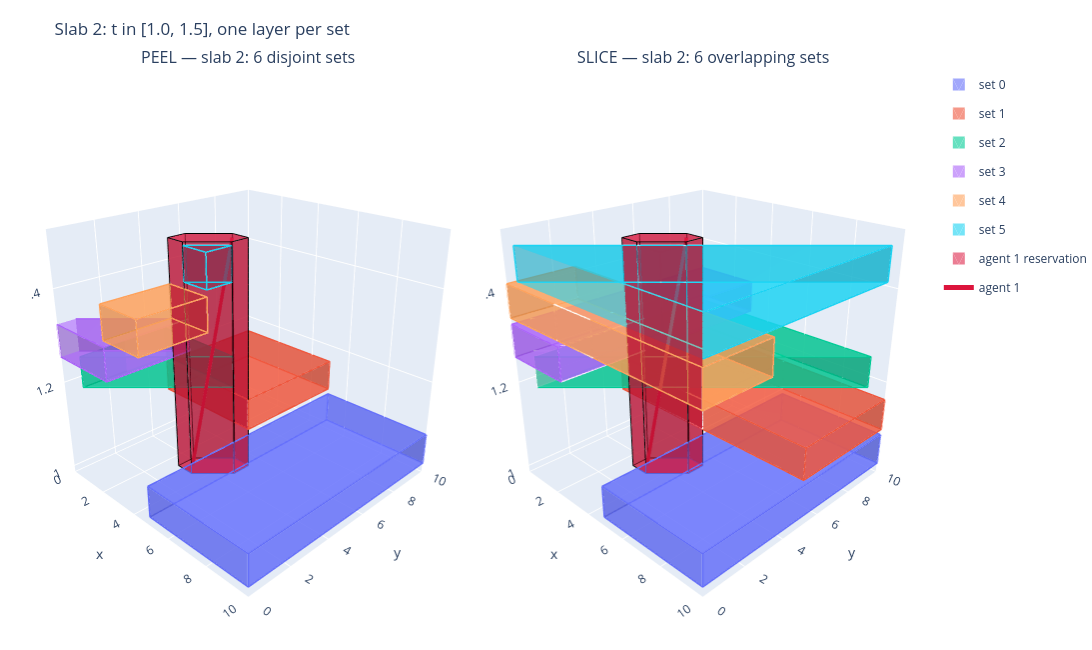

The notebook cell this image was saved under:
### Markdown cell above
### One slab, side by side

Zoomed to a single slab — the space between two timesteps `k*Delta` and
`(k+1)*Delta` — with peel on the left and slice on the right. Here the
slab's time window is split into one thin layer per set, stacked in facet
order, so every set is visible in full instead of hidden inside the others
(the layering is visual only; every set really spans the whole window).
Looking down the stack: peel's layers each cover a different patch of the
plane and together tile it once; slice's layers each cover a large
half-plane, so the same `(x, y)` shows up in several layers — that repeated
footprint is the overlap.

### Code cell
K_SHOW = 2      # which slab to zoom into

def exploded_slab_traces(sets, k, scene, opacity, show_legend):
    t0 = k * DELTA
    top = t0 + DELTA
    h = DELTA / len(sets)            # one thin layer per set inside [t0, t0 + Delta]
    traces = []
    for rank, (i, s) in enumerate(sets):
        color = SET_COLORS[i % len(SET_COLORS)]
        polys = [(s, t0 + rank * h + 0.08 * h, t0 + (rank + 1) * h - 0.08 * h)]
        traces.append(prisms_trace(polys, color, opacity=opacity, name=f"set {i}", legendgroup=f"set{i}",
                                   showlegend=show_legend, gap=0.0))
        traces.append(prisms_edges(polys, color, width=3, name=f"set {i}", legendgroup=f"set{i}", gap=0.0))
    # reservation spans the whole slab, the hole every layer wraps around
    res = [(obstacles1[k], t0, top)]
    traces.append(prisms_trace(res, "crimson", opacity=0.55, name="agent 1 reservation", showlegend=show_legend, gap=0.0))
    traces.append(prisms_edges(res, "black", width=2, name="agent 1 reservation", gap=0.0))
    pts = bezier_eval(seg1[k])
    traces.append(go.Scatter3d(x=pts[:, 0], y=pts[:, 1], z=pts[:, 2], mode="lines",
                               line=dict(color="crimson", width=7), name="agent 1", showlegend=show_legend))
    return [tr.update(scene=scene) for tr in traces]

fig_slab = make_subplots(rows=1, cols=2, specs=[[{"type": "scene"}, {"type": "scene"}]],
                         subplot_titles=(f"PEEL — slab {K_SHOW}: {len(peel_per_slab[K_SHOW])} disjoint sets",
                                         f"SLICE — slab {K_SHOW}: {len(slice_per_slab[K_SHOW])} overlapping sets"),
                         horizontal_spacing=0.02)
for tr in exploded_slab_traces(peel_per_slab[K_SHOW], K_SHOW, "scene", opacity=0.6, show_legend=True):
    fig_slab.add_trace(tr)
for tr in exploded_slab_traces(slice_per_slab[K_SHOW], K_SHOW, "scene2", opacity=0.6, show_legend=False):
    fig_slab.add_trace(tr)
scene_kw = dict(xaxis_title="x", yaxis_title="y", zaxis_title="t (one layer per set)",
                xaxis=dict(range=[BOX[0], BOX[1]]), yaxis=dict(range=[BOX[2], BOX[3]]),
                aspectmode="manual", aspectratio=dict(x=1, y=1, z=1.0),
                camera=dict(eye=dict(x=1.7, y=-1.7, z=1.1)))
fig_slab.update_layout(scene=scene_kw, scene2=scene_kw, width=1300, height=650,
                       title=f"Slab {K_SHOW}: t in [{K_SHOW*DELTA}, {(K_SHOW+1)*DELTA}], one layer per set",
                       margin=dict(l=30, r=0, t=70, b=0), legend=dict(itemsizing="constant"))
fig_slab

### Figure 1 — Plotly figure (JSON) as saved in the notebook; plotly's stock layout.template omitted (floating-point values rounded to 4 significant figures)
{"data": [{"color": "#636EFA", "flatshading": true, "hoverinfo": "name", "i": [0, 0, 1, 1, 2, 2, 3, 3, 0, 4, 0, 4], "j": [1, 5, 2, 6, 3, 7, 0, 4, 1, 5, 2, 6], "k": [5, 4, 6, 5, 7, 6, 4, 7, 2, 6, 3, 7], "legendgroup": "set0", "name": "set 0", "opacity": 0.6, "scene": "scene", "showlegend": true, "type": "mesh3d", "x": [5.0, 10.0, 10.0, 5.0, 5.0, 10.0, 10.0, 5.0], "y": [0.0, 0.0, 10.0, 10.0, 0.0, 0.0, 10.0, 10.0], "z": [1.007, 1.007, 1.007, 1.007, 1.077, 1.077, 1.077, 1.077]}, {"hoverinfo": "skip", "legendgroup": "set0", "line": {"color": "#636EFA", "width": 3}, "mode": "lines", "name": "set 0", "scene": "scene", "showlegend": false, "type": "scatter3d", "x": [5.0, 10.0, 10.0, 5.0, 5.0, null, 5.0, 10.0, 10.0, 5.0, 5.0, null, 5.0, 5.0, null, 10.0, 10.0, null, 10.0, 10.0, null, 5.0, 5.0, null], "y": [0.0, 0.0, 10.0, 10.0, 0.0, null, 0.0, 0.0, 10.0, 10.0, 0.0, null, 0.0, 0.0, null, 0.0, 0.0, null, 10.0, 10.0, null, 10.0, 10.0, null], "z": [1.007, 1.007, 1.007, 1.007, 1.007, null, 1.077, 1.077, 1.077, 1.077, 1.077, null, 1.007, 1.077, null, 1.007, 1.077, null, 1.007, 1.077, null, 1.007, 1.077, null]}, {"color": "#EF553B", "flatshading": true, "hoverinfo": "name", "i": [0, 0, 1, 1, 2, 2, 3, 3, 0, 4, 0, 4], "j": [1, 5, 2, 6, 3, 7, 0, 4, 1, 5, 2, 6], "k": [5, 4, 6, 5, 7, 6, 4, 7, 2, 6, 3, 7], "legendgroup": "set1", "name": "set 1", "opacity": 0.6, "scene": "scene", "showlegend": true, "type": "mesh3d", "x": [0.0, 5.0, 5.0, 0.0, 0.0, 5.0, 5.0, 0.0], "y": [5.0, 5.0, 10.0, 10.0, 5.0, 5.0, 10.0, 10.0], "z": [1.09, 1.09, 1.09, 1.09, 1.16, 1.16, 1.16, 1.16]}, {"hoverinfo": "skip", "legendgroup": "set1", "line": {"color": "#EF553B", "width": 3}, "mode": "lines", "name": "set 1", "scene": "scene", "showlegend": false, "type": "scatter3d", "x": [0.0, 5.0, 5.0, 0.0, 0.0, null, 0.0, 5.0, 5.0, 0.0, 0.0, null, 0.0, 0.0, null, 5.0, 5.0, null, 5.0, 5.0, null, 0.0, 0.0, null], "y": [5.0, 5.0, 10.0, 10.0, 5.0, null, 5.0, 5.0, 10.0, 10.0, 5.0, null, 5.0, 5.0, null, 5.0, 5.0, null, 10.0, 10.0, null, 10.0, 10.0, null], "z": [1.09, 1.09, 1.09, 1.09, 1.09, null, 1.16, 1.16, 1.16, 1.16, 1.16, null, 1.09, 1.16, null, 1.09, 1.16, null, 1.09, 1.16, null, 1.09, 1.16, null]}, {"color": "#00CC96", "flatshading": true, "hoverinfo": "name", "i": [0, 0, 1, 1, 2, 2, 0, 3], "j": [1, 4, 2, 5, 0, 3, 1, 4], "k": [4, 3, 5, 4, 3, 5, 2, 5], "legendgroup": "set2", "name": "set 2", "opacity": 0.6, "scene": "scene", "showlegend": true, "type": "mesh3d", "x": [2.22e-16, 4.2, -2.22e-16, 2.22e-16, 4.2, -2.22e-16], "y": [0.8, 5.0, 5.0, 0.8, 5.0, 5.0], "z": [1.173, 1.173, 1.173, 1.243, 1.243, 1.243]}, {"hoverinfo": "skip", "legendgroup": "set2", "line": {"color": "#00CC96", "width": 3}, "mode": "lines", "name": "set 2", "scene": "scene", "showlegend": false, "type": "scatter3d", "x": [2.22e-16, 4.2, -2.22e-16, 2.22e-16, null, 2.22e-16, 4.2, -2.22e-16, 2.22e-16, null, 2.22e-16, 2.22e-16, null, 4.2, 4.2, null, -2.22e-16, -2.22e-16, null], "y": [0.8, 5.0, 5.0, 0.8, null, 0.8, 5.0, 5.0, 0.8, null, 0.8, 0.8, null, 5.0, 5.0, null, 5.0, 5.0, null], "z": [1.173, 1.173, 1.173, 1.173, null, 1.243, 1.243, 1.243, 1.243, null, 1.173, 1.243, null, 1.173, 1.243, null, 1.173, 1.243, null]}, {"color": "#AB63FA", "flatshading": true, "hoverinfo": "name", "i": [0, 0, 1, 1, 2, 2, 3, 3, 0, 4, 0, 4], "j": [1, 5, 2, 6, 3, 7, 0, 4, 1, 5, 2, 6], "k": [5, 4, 6, 5, 7, 6, 4, 7, 2, 6, 3, 7], "legendgroup": "set3", "name": "set 3", "opacity": 0.6, "scene": "scene", "showlegend": true, "type": "mesh3d", "x": [-2.22e-16, 0.0, 3.0, 3.0, -2.22e-16, 0.0, 3.0, 3.0], "y": [0.8, 0.0, 0.0, 3.8, 0.8, 0.0, 0.0, 3.8], "z": [1.257, 1.257, 1.257, 1.257, 1.327, 1.327, 1.327, 1.327]}, {"hoverinfo": "skip", "legendgroup": "set3", "line": {"color": "#AB63FA", "width": 3}, "mode": "lines", "name": "set 3", "scene": "scene", "showlegend": false, "type": "scatter3d", "x": [-2.22e-16, 0.0, 3.0, 3.0, -2.22e-16, null, -2.22e-16, 0.0, 3.0, 3.0, -2.22e-16, null, -2.22e-16, -2.22e-16, null, 0.0, 0.0, null, 3.0, 3.0, null, 3.0, 3.0, null], "y": [0.8, 0.0, 0.0, 3.8, 0.8, null, 0.8, 0.0, 0.0, 3.8, 0.8, null, 0.8, 0.8, null, 0.0, 0.0, null, 0.0, 0.0, null, 3.8, 3.8, null], "z": [1.257, 1.257, 1.257, 1.257, 1.257, null, 1.327, 1.327, 1.327, 1.327, 1.327, null, 1.257, 1.327, null, 1.257, 1.327, null, 1.257, 1.327, null, 1.257, 1.327, null]}, {"color": "#FFA15A", "flatshading": true, "hoverinfo": "name", "i": [0, 0, 1, 1, 2, 2, 3, 3, 0, 4, 0, 4], "j": [1, 5, 2, 6, 3, 7, 0, 4, 1, 5, 2, 6], "k": [5, 4, 6, 5, 7, 6, 4, 7, 2, 6, 3, 7], "legendgroup": "set4", "name": "set 4", "opacity": 0.6, "scene": "scene", "showlegend": true, "type": "mesh3d", "x": [3.0, 5.0, 5.0, 3.0, 3.0, 5.0, 5.0, 3.0], "y": [0.0, 0.0, 3.0, 3.0, 0.0, 0.0, 3.0, 3.0], "z": [1.34, 1.34, 1.34, 1.34, 1.41, 1.41, 1.41, 1.41]}, {"hoverinfo": "skip", "legendgroup": "set4", "line": {"color": "#FFA15A", "width": 3}, "mode": "lines", "name": "set 4", "scene": "scene", "showlegend": false, "type": "scatter3d", "x": [3.0, 5.0, 5.0, 3.0, 3.0, null, 3.0, 5.0, 5.0, 3.0, 3.0, null, 3.0, 3.0, null, 5.0, 5.0, null, 5.0, 5.0, null, 3.0, 3.0, null], "y": [0.0, 0.0, 3.0, 3.0, 0.0, null, 0.0, 0.0, 3.0, 3.0, 0.0, null, 0.0, 0.0, null, 0.0, 0.0, null, 3.0, 3.0, null, 3.0, 3.0, null], "z": [1.34, 1.34, 1.34, 1.34, 1.34, null, 1.41, 1.41, 1.41, 1.41, 1.41, null, 1.34, 1.41, null, 1.34, 1.41, null, 1.34, 1.41, null, 1.34, 1.41, null]}, {"color": "#19D3F3", "flatshading": true, "hoverinfo": "name", "i": [0, 0, 1, 1, 2, 2, 0, 3], "j": [1, 4, 2, 5, 0, 3, 1, 4], "k": [4, 3, 5, 4, 3, 5, 2, 5], "legendgroup": "set5", "name": "set 5", "opacity": 0.6, "scene": "scene", "showlegend": true, "type": "mesh3d", "x": [3.8, 5.0, 5.0, 3.8, 5.0, 5.0], "y": [3.0, 3.0, 4.2, 3.0, 3.0, 4.2], "z": [1.423, 1.423, 1.423, 1.493, 1.493, 1.493]}, {"hoverinfo": "skip", "legendgroup": "set5", "line": {"color": "#19D3F3", "width": 3}, "mode": "lines", "name": "set 5", "scene": "scene", "showlegend": false, "type": "scatter3d", "x": [3.8, 5.0, 5.0, 3.8, null, 3.8, 5.0, 5.0, 3.8, null, 3.8, 3.8, null, 5.0, 5.0, null, 5.0, 5.0, null], "y": [3.0, 3.0, 4.2, 3.0, null, 3.0, 3.0, 4.2, 3.0, null, 3.0, 3.0, null, 3.0, 3.0, null, 4.2, 4.2, null], "z": [1.423, 1.423, 1.423, 1.423, null, 1.493, 1.493, 1.493, 1.493, null, 1.423, 1.493, null, 1.423, 1.493, null, 1.423, 1.493, null]}, {"color": "crimson", "flatshading": true, "hoverinfo": "name", "i": [0, 0, 1, 1, 2, 2, 3, 3, 4, 4, 5, 5, 0, 6, 0, 6, 0, 6, 0, 6], "j": [1, 7, 2, 8, 3, 9, 4, 10, 5, 11, 0, 6, 1, 7, 2, 8, 3, 9, 4, 10], "k": [7, 6, 8, 7, 9, 8, 10, 9, 11, 10, 6, 11, 2, 8, 3, 9, 4, 10, 5, 11], "legendgroup": "agent 1 reservation", "name": "agent 1 reservation", "opacity": 0.55, "scene": "scene", "showlegend": true, "type": "mesh3d", "x": [3.0, 3.0, 3.8, 5.0, 5.0, 4.2, 3.0, 3.0, 3.8, 5.0, 5.0, 4.2], "y": [3.8, 3.0, 3.0, 4.2, 5.0, 5.0, 3.8, 3.0, 3.0, 4.2, 5.0, 5.0], "z": [1.0, 1.0, 1.0, 1.0, 1.0, 1.0, 1.5, 1.5, 1.5, 1.5, 1.5, 1.5]}, {"hoverinfo": "skip", "legendgroup": "agent 1 reservation", "line": {"color": "black", "width": 2}, "mode": "lines", "name": "agent 1 reservation", "scene": "scene", "showlegend": false, "type": "scatter3d", "x": [3.0, 3.0, 3.8, 5.0, 5.0, 4.2, 3.0, null, 3.0, 3.0, 3.8, 5.0, 5.0, 4.2, 3.0, null, 3.0, 3.0, null, 3.0, 3.0, null, 3.8, 3.8, null, 5.0, 5.0, null, 5.0, 5.0, null, 4.2, 4.2, null], "y": [3.8, 3.0, 3.0, 4.2, 5.0, 5.0, 3.8, null, 3.8, 3.0, 3.0, 4.2, 5.0, 5.0, 3.8, null, 3.8, 3.8, null, 3.0, 3.0, null, 3.0, 3.0, null, 4.2, 4.2, null, 5.0, 5.0, null, 5.0, 5.0, null], "z": [1.0, 1.0, 1.0, 1.0, 1.0, 1.0, 1.0, null, 1.5, 1.5, 1.5, 1.5, 1.5, 1.5, 1.5, null, 1.0, 1.5, null, 1.0, 1.5, null, 1.0, 1.5, null, 1.0, 1.5, null, 1.0, 1.5, null, 1.0, 1.5, null]}, {"line": {"color": "crimson", "width": 7}, "mode": "lines", "name": "agent 1", "scene": "scene", "showlegend": true, "type": "scatter3d", "x": [3.4, 3.45, 3.5, 3.55, 3.6, 3.65, 3.7, 3.75, 3.8, 3.85, 3.9, 3.95, 4.0, 4.05, 4.1, 4.15, 4.2, 4.25, 4.3, 4.35, 4.4, 4.45, 4.5, 4.55, 4.6], "y": [3.4, 3.45, 3.5, 3.55, 3.6, 3.65, 3.7, 3.75, 3.8, 3.85, 3.9, 3.95, 4.0, 4.05, 4.1, 4.15, 4.2, 4.25, 4.3, 4.35, 4.4, 4.45, 4.5, 4.55, 4.6], "z": [1.0, 1.021, 1.042, 1.062, 1.083, 1.104, 1.125, 1.146, 1.167, 1.188, 1.208, 1.229, 1.25, 1.271, 1.292, 1.312, 1.333, 1.354, 1.375, 1.396, 1.417, 1.438, 1.458, 1.479, 1.5]}, {"color": "#636EFA", "flatshading": true, "hoverinfo": "name", "i": [0, 0, 1, 1, 2, 2, 3, 3, 0, 4, 0, 4], "j": [1, 5, 2, 6, 3, 7, 0, 4, 1, 5, 2, 6], "k": [5, 4, 6, 5, 7, 6, 4, 7, 2, 6, 3, 7], "legendgroup": "set0", "name": "set 0", "opacity": 0.6, "scene": "scene2", "showlegend": false, "type": "mesh3d", "x": [5.0, 10.0, 10.0, 5.0, 5.0, 10.0, 10.0, 5.0], "y": [0.0, 0.0, 10.0, 10.0, 0.0, 0.0, 10.0, 10.0], "z": [1.007, 1.007, 1.007, 1.007, 1.077, 1.077, 1.077, 1.077]}, {"hoverinfo": "skip", "legendgroup": "set0", "line": {"color": "#636EFA", "width": 3}, "mode": "lines", "name": "set 0", "scene": "scene2", "showlegend": false, "type": "scatter3d", "x": [5.0, 10.0, 10.0, 5.0, 5.0, null, 5.0, 10.0, 10.0, 5.0, 5.0, null, 5.0, 5.0, null, 10.0, 10.0, null, 10.0, 10.0, null, 5.0, 5.0, null], "y": [0.0, 0.0, 10.0, 10.0, 0.0, null, 0.0, 0.0, 10.0, 10.0, 0.0, null, 0.0, 0.0, null, 0.0, 0.0, null, 10.0, 10.0, null, 10.0, 10.0, null], "z": [1.007, 1.007, 1.007, 1.007, 1.007, null, 1.077, 1.077, 1.077, 1.077, 1.077, null, 1.007, 1.077, null, 1.007, 1.077, null, 1.007, 1.077, null, 1.007, 1.077, null]}, {"color": "#EF553B", "flatshading": true, "hoverinfo": "name", "i": [0, 0, 1, 1, 2, 2, 3, 3, 0, 4, 0, 4], "j": [1, 5, 2, 6, 3, 7, 0, 4, 1, 5, 2, 6], "k": [5, 4, 6, 5, 7, 6, 4, 7, 2, 6, 3, 7], "legendgroup": "set1", "name": "set 1", "opacity": 0.6, "scene": "scene2", "showlegend": false, "type": "mesh3d", "x": [8.882e-16, 10.0, 10.0, 8.882e-16, 8.882e-16, 10.0, 10.0, 8.882e-16], "y": [5.0, 5.0, 10.0, 10.0, 5.0, 5.0, 10.0, 10.0], "z": [1.09, 1.09, 1.09, 1.09, 1.16, 1.16, 1.16, 1.16]}, {"hoverinfo": "skip", "legendgroup": "set1", "line": {"color": "#EF553B", "width": 3}, "mode": "lines", "name": "set 1", "scene": "scene2", "showlegend": false, "type": "scatter3d", "x": [8.882e-16, 10.0, 10.0, 8.882e-16, 8.882e-16, null, 8.882e-16, 10.0, 10.0, 8.882e-16, 8.882e-16, null, 8.882e-16, 8.882e-16, null, 10.0, 10.0, null, 10.0, 10.0, null, 8.882e-16, 8.882e-16, null], "y": [5.0, 5.0, 10.0, 10.0, 5.0, null, 5.0, 5.0, 10.0, 10.0, 5.0, null, 5.0, 5.0, null, 5.0, 5.0, null, 10.0, 10.0, null, 10.0, 10.0, null], "z": [1.09, 1.09, 1.09, 1.09, 1.09, null, 1.16, 1.16, 1.16, 1.16, 1.16, null, 1.09, 1.16, null, 1.09, 1.16, null, 1.09, 1.16, null, 1.09, 1.16, null]}, {"color": "#00CC96", "flatshading": true, "hoverinfo": "name", "i": [0, 0, 1, 1, 2, 2, 0, 3], "j": [1, 4, 2, 5, 0, 3, 1, 4], "k": [4, 3, 5, 4, 3, 5, 2, 5], "legendgroup": "set2", "name": "set 2", "opacity": 0.6, "scene": "scene2", "showlegend": false, "type": "mesh3d", "x": [-8.882e-16, 9.2, -4.441e-16, -8.882e-16, 9.2, -4.441e-16], "y": [0.8, 10.0, 10.0, 0.8, 10.0, 10.0], "z": [1.173, 1.173, 1.173, 1.243, 1.243, 1.243]}, {"hoverinfo": "skip", "legendgroup": "set2", "line": {"color": "#00CC96", "width": 3}, "mode": "lines", "name": "set 2", "scene": "scene2", "showlegend": false, "type": "scatter3d", "x": [-8.882e-16, 9.2, -4.441e-16, -8.882e-16, null, -8.882e-16, 9.2, -4.441e-16, -8.882e-16, null, -8.882e-16, -8.882e-16, null, 9.2, 9.2, null, -4.441e-16, -4.441e-16, null], "y": [0.8, 10.0, 10.0, 0.8, null, 0.8, 10.0, 10.0, 0.8, null, 0.8, 0.8, null, 10.0, 10.0, null, 10.0, 10.0, null], "z": [1.173, 1.173, 1.173, 1.173, null, 1.243, 1.243, 1.243, 1.243, null, 1.173, 1.243, null, 1.173, 1.243, null, 1.173, 1.243, null]}, {"color": "#AB63FA", "flatshading": true, "hoverinfo": "name", "i": [0, 0, 1, 1, 2, 2, 3, 3, 0, 4, 0, 4], "j": [1, 5, 2, 6, 3, 7, 0, 4, 1, 5, 2, 6], "k": [5, 4, 6, 5, 7, 6, 4, 7, 2, 6, 3, 7], "legendgroup": "set3", "name": "set 3", "opacity": 0.6, "scene": "scene2", "showlegend": false, "type": "mesh3d", "x": [0.0, 3.0, 3.0, 0.0, 0.0, 3.0, 3.0, 0.0], "y": [0.0, 0.0, 10.0, 10.0, 0.0, 0.0, 10.0, 10.0], "z": [1.257, 1.257, 1.257, 1.257, 1.327, 1.327, 1.327, 1.327]}, {"hoverinfo": "skip", "legendgroup": "set3", "line": {"color": "#AB63FA", "width": 3}, "mode": "lines", "name": "set 3", "scene": "scene2", "showlegend": false, "type": "scatter3d", "x": [0.0, 3.0, 3.0, 0.0, 0.0, null, 0.0, 3.0, 3.0, 0.0, 0.0, null, 0.0, 0.0, null, 3.0, 3.0, null, 3.0, 3.0, null, 0.0, 0.0, null], "y": [0.0, 0.0, 10.0, 10.0, 0.0, null, 0.0, 0.0, 10.0, 10.0, 0.0, null, 0.0, 0.0, null, 0.0, 0.0, null, 10.0, 10.0, null, 10.0, 10.0, null], "z": [1.257, 1.257, 1.257, 1.257, 1.257, null, 1.327, 1.327, 1.327, 1.327, 1.327, null, 1.257, 1.327, null, 1.257, 1.327, null, 1.257, 1.327, null, 1.257, 1.327, null]}, {"color": "#FFA15A", "flatshading": true, "hoverinfo": "name", "i": [0, 0, 1, 1, 2, 2, 3, 3, 0, 4, 0, 4], "j": [1, 5, 2, 6, 3, 7, 0, 4, 1, 5, 2, 6], "k": [5, 4, 6, 5, 7, 6, 4, 7, 2, 6, 3, 7], "legendgroup": "set4", "name": "set 4", "opacity": 0.6, "scene": "scene2", "showlegend": false, "type": "mesh3d", "x": [0.0, 10.0, 10.0, 0.0, 0.0, 10.0, 10.0, 0.0], "y": [0.0, 0.0, 3.0, 3.0, 0.0, 0.0, 3.0, 3.0], "z": [1.34, 1.34, 1.34, 1.34, 1.41, 1.41, 1.41, 1.41]}, {"hoverinfo": "skip", "legendgroup": "set4", "line": {"color": "#FFA15A", "width": 3}, "mode": "lines", "name": "set 4", "scene": "scene2", "showlegend": false, "type": "scatter3d", "x": [0.0, 10.0, 10.0, 0.0, 0.0, null, 0.0, 10.0, 10.0, 0.0, 0.0, null, 0.0, 0.0, null, 10.0, 10.0, null, 10.0, 10.0, null, 0.0, 0.0, null], "y": [0.0, 0.0, 3.0, 3.0, 0.0, null, 0.0, 0.0, 3.0, 3.0, 0.0, null, 0.0, 0.0, null, 0.0, 0.0, null, 3.0, 3.0, null, 3.0, 3.0, null], "z": [1.34, 1.34, 1.34, 1.34, 1.34, null, 1.41, 1.41, 1.41, 1.41, 1.41, null, 1.34, 1.41, null, 1.34, 1.41, null, 1.34, 1.41, null, 1.34, 1.41, null]}, {"color": "#19D3F3", "flatshading": true, "hoverinfo": "name", "i": [0, 0, 1, 1, 2, 2, 0, 3], "j": [1, 4, 2, 5, 0, 3, 1, 4], "k": [4, 3, 5, 4, 3, 5, 2, 5], "legendgroup": "set5", "name": "set 5", "opacity": 0.6, "scene": "scene2", "showlegend": false, "type": "mesh3d", "x": [0.8, 10.0, 10.0, 0.8, 10.0, 10.0], "y": [0.0, -4.441e-16, 9.2, 0.0, -4.441e-16, 9.2], "z": [1.423, 1.423, 1.423, 1.493, 1.493, 1.493]}, {"hoverinfo": "skip", "legendgroup": "set5", "line": {"color": "#19D3F3", "width": 3}, "mode": "lines", "name": "set 5", "scene": "scene2", "showlegend": false, "type": "scatter3d", "x": [0.8, 10.0, 10.0, 0.8, null, 0.8, 10.0, 10.0, 0.8, null, 0.8, 0.8, null, 10.0, 10.0, null, 10.0, 10.0, null], "y": [0.0, -4.441e-16, 9.2, 0.0, null, 0.0, -4.441e-16, 9.2, 0.0, null, 0.0, 0.0, null, -4.441e-16, -4.441e-16, null, 9.2, 9.2, null], "z": [1.423, 1.423, 1.423, 1.423, null, 1.493, 1.493, 1.493, 1.493, null, 1.423, 1.493, null, 1.423, 1.493, null, 1.423, 1.493, null]}, {"color": "crimson", "flatshading": true, "hoverinfo": "name", "i": [0, 0, 1, 1, 2, 2, 3, 3, 4, 4, 5, 5, 0, 6, 0, 6, 0, 6, 0, 6], "j": [1, 7, 2, 8, 3, 9, 4, 10, 5, 11, 0, 6, 1, 7, 2, 8, 3, 9, 4, 10], "k": [7, 6, 8, 7, 9, 8, 10, 9, 11, 10, 6, 11, 2, 8, 3, 9, 4, 10, 5, 11], "legendgroup": "agent 1 reservation", "name": "agent 1 reservation", "opacity": 0.55, "scene": "scene2", "showlegend": false, "type": "mesh3d", "x": [3.0, 3.0, 3.8, 5.0, 5.0, 4.2, 3.0, 3.0, 3.8, 5.0, 5.0, 4.2], "y": [3.8, 3.0, 3.0, 4.2, 5.0, 5.0, 3.8, 3.0, 3.0, 4.2, 5.0, 5.0], "z": [1.0, 1.0, 1.0, 1.0, 1.0, 1.0, 1.5, 1.5, 1.5, 1.5, 1.5, 1.5]}, {"hoverinfo": "skip", "legendgroup": "agent 1 reservation", "line": {"color": "black", "width": 2}, "mode": "lines", "name": "agent 1 reservation", "scene": "scene2", "showlegend": false, "type": "scatter3d", "x": [3.0, 3.0, 3.8, 5.0, 5.0, 4.2, 3.0, null, 3.0, 3.0, 3.8, 5.0, 5.0, 4.2, 3.0, null, 3.0, 3.0, null, 3.0, 3.0, null, 3.8, 3.8, null, 5.0, 5.0, null, 5.0, 5.0, null, 4.2, 4.2, null], "y": [3.8, 3.0, 3.0, 4.2, 5.0, 5.0, 3.8, null, 3.8, 3.0, 3.0, 4.2, 5.0, 5.0, 3.8, null, 3.8, 3.8, null, 3.0, 3.0, null, 3.0, 3.0, null, 4.2, 4.2, null, 5.0, 5.0, null, 5.0, 5.0, null], "z": [1.0, 1.0, 1.0, 1.0, 1.0, 1.0, 1.0, null, 1.5, 1.5, 1.5, 1.5, 1.5, 1.5, 1.5, null, 1.0, 1.5, null, 1.0, 1.5, null, 1.0, 1.5, null, 1.0, 1.5, null, 1.0, 1.5, null, 1.0, 1.5, null]}, {"line": {"color": "crimson", "width": 7}, "mode": "lines", "name": "agent 1", "scene": "scene2", "showlegend": false, "type": "scatter3d", "x": [3.4, 3.45, 3.5, 3.55, 3.6, 3.65, 3.7, 3.75, 3.8, 3.85, 3.9, 3.95, 4.0, 4.05, 4.1, 4.15, 4.2, 4.25, 4.3, 4.35, 4.4, 4.45, 4.5, 4.55, 4.6], "y": [3.4, 3.45, 3.5, 3.55, 3.6, 3.65, 3.7, 3.75, 3.8, 3.85, 3.9, 3.95, 4.0, 4.05, 4.1, 4.15, 4.2, 4.25, 4.3, 4.35, 4.4, 4.45, 4.5, 4.55, 4.6], "z": [1.0, 1.021, 1.042, 1.062, 1.083, 1.104, 1.125, 1.146, 1.167, 1.188, 1.208, 1.229, 1.25, 1.271, 1.292, 1.312, 1.333, 1.354, 1.375, 1.396, 1.417, 1.438, 1.458, 1.479, 1.5]}], "layout": {"annotations": [{"font": {"size": 16}, "showarrow": false, "text": "PEEL — slab 2: 6 disjoint sets", "x": 0.245, "xanchor": "center", "xref": "paper", "y": 1.0, "yanchor": "bottom", "yref": "paper"}, {"font": {"size": 16}, "showarrow": false, "text": "SLICE — slab 2: 6 overlapping sets", "x": 0.755, "xanchor": "center", "xref": "paper", "y": 1.0, "yanchor": "bottom", "yref": "paper"}], "height": 650, "legend": {"itemsizing": "constant"}, "margin": {"b": 0, "l": 30, "r": 0, "t": 70}, "scene": {"aspectmode": "manual", "aspectratio": {"x": 1, "y": 1, "z": 1.0}, "camera": {"eye": {"x": 1.7, "y": -1.7, "z": 1.1}}, "domain": {"x": [0.0, 0.49], "y": [0.0, 1.0]}, "xaxis": {"range": [0.0, 10.0], "title": {"text": "x"}}, "yaxis": {"range": [0.0, 10.0], "title": {"text": "y"}}, "zaxis": {"title": {"text": "t (one layer per set)"}}}, "scene2": {"aspectmode": "manual", "aspectratio": {"x": 1, "y": 1, "z": 1.0}, "camera": {"eye": {"x": 1.7, "y": -1.7, "z": 1.1}}, "domain": {"x": [0.51, 1.0], "y": [0.0, 1.0]}, "xaxis": {"range": [0.0, 10.0], "title": {"text": "x"}}, "yaxis": {"range": [0.0, 10.0], "title": {"text": "y"}}, "zaxis": {"title": {"text": "t (one layer per set)"}}}, "title": {"text": "Slab 2: t in [1.0, 1.5], one layer per set"}, "width": 1300}}
